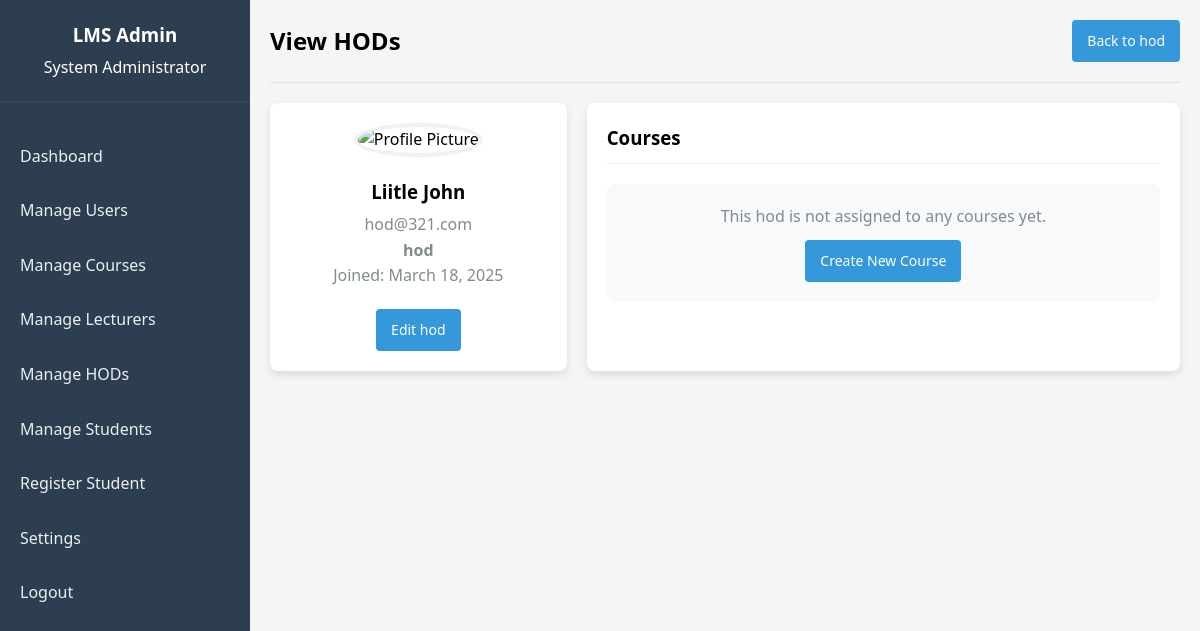
Screenshot of /admin/hod/view_hod.php?id=12 (signed in) with the database file from the repository.
### tables this page shows
CREATE TABLE `users` (
  `user_id` int(11) NOT NULL,
  `email` varchar(100) NOT NULL,
  `password` varchar(255) NOT NULL,
  `role` enum('admin','lecturer','student','hod') DEFAULT NULL,
  `first_name` varchar(50) NOT NULL,
  `last_name` varchar(50) NOT NULL,
  `profile_picture` varchar(255) DEFAULT NULL,
  `created_at` timestamp NOT NULL DEFAULT current_timestamp(),
  `updated_at` timestamp NOT NULL DEFAULT current_timestamp() ON UPDATE current_timestamp()
);

### admin/hod/view_hod.php (the view, shortened to what this page needs)
<?php
require_once '../../config.php';
$hodId = $_GET['id'];
$stmt = $conn->prepare("
    SELECT user_id, email, first_name, last_name, created_at, profile_picture
    FROM users
    WHERE user_id = ? AND role = 'hod'
");
$stmt->bind_param("i", $hodId);
$stmt->execute();
$result = $stmt->get_result();
$hod = $result->fetch_assoc();
$pageTitle = "View HODs";
?>
<!DOCTYPE html>
<html lang="en">
<head>
    <link rel="stylesheet" href="../../assets/css/style.css">
</head>
<body>
    <div class="dashboard-container">
        <div class="sidebar">
            <div class="sidebar-header">
                <h3>LMS Admin</h3>
                <p><?php echo $_SESSION['first_name'] . ' ' . $_SESSION['last_name']; ?></p>
            </div>
            <ul class="sidebar-menu">
                <li><a href="../dashboard.php">Dashboard</a></li>
                <li><a href="../users.php">Manage Users</a></li>
                <li><a href="../courses.php">Manage Courses</a></li>
                <li><a href="../lecturers.php">Manage Lecturers</a></li>
                <li><a href="hod.php">Manage HODs</a></li>
                <li><a href="../student/students.php">Manage Students</a></li>
                <li><a href="../students/register_student.php">Register Student</a></li>
                <li><a href="../settings.php">Settings</a></li>
                <li><a href="../../logout.php">Logout</a></li>
            </ul>
        </div>
        <div class="main-content">
            <div class="header">
                <h2><?php echo $pageTitle; ?></h2>
                <a href="hod.php" class="btn">Back to hod</a>
            </div>
            <div class="profile-container">
                <div class="profile-sidebar">
                    <img src="<?php echo !empty($hod['profile_picture']) ? $hod['profile_picture'] : '../../assets/images/default-profile.png'; ?>" alt="Profile Picture" class="profile-picture">
                    <div class="profile-details">
                        <h3><?php echo $hod['first_name'] . ' ' . $hod['last_name']; ?></h3>
                        <p><?php echo $hod['email']; ?></p>
                        <p><strong>hod</strong></p>
                        <p>Joined: <?php echo date('F j, Y', strtotime($hod['created_at'])); ?></p>
                    </div>
                    <div class="profile-action">
                        <a href="edit_hod.php?id=<?php echo $hod['user_id']; ?>" class="btn">Edit hod</a>
                    </div>
                </div>
                <div class="profile-main">
                    <h3 class="section-title">Courses</h3>
                    <!-- <?php if ($coursesResult->num_rows > 0): ?>
                        <?php while ($course = $coursesResult->fetch_assoc()): ?>
                            <div class="course-item">
                                <div class="course-header">
                                    <span class="course-code"><?php echo $course['course_code']; ?></span>
                                    <span class="course-date">Created: <?php echo date('M j, Y', strtotime($course['created_at'])); ?></span>
                                </div>
                                <h4><?php echo $course['title']; ?></h4>
                                <div style="margin-top: 10px;">
                                    <a href="view_course.php?id=<?php echo $course['course_id']; ?>" class="btn btn-sm" style="background-color: #2ecc71;">View Course</a>
                                </div>
                            </div>
                        <?php endwhile; ?>
                    <?php else: ?> -->
                        <div class="no-courses">
                            <p>This hod is not assigned to any courses yet.</p>
                            <a href="create_course.php" class="btn" style="margin-top: 10px;">Create New Course</a>
                        </div>
                    <?php endif; ?>
                </div>
            </div>
        </div>
    </div>
</body>
</html>

### assets/css/style.css (style rules this page uses)
* { margin: 0; padding: 0; box-sizing: border-box; font-family: 'Segoe UI', Tahoma, Geneva, Verdana, sans-serif; }
body { background-color: #f5f5f5; line-height: 1.6; }
a { text-decoration: none; }
.dashboard-container { display: flex; min-height: 100vh; }
.sidebar { width: 250px; background-color: #2c3e50; color: white; padding: 20px 0; position: fixed; height: 100vh; overflow-y: auto; }
.sidebar-header { padding: 0 20px 20px; border-bottom: 1px solid #34495e; text-align: center; }
.sidebar-header h3 { margin-bottom: 5px; }
.sidebar-menu { list-style: none; padding: 0; margin: 30px 0; }
.sidebar-menu li { margin-bottom: 5px; }
.sidebar-menu a { display: block; color: #ecf0f1; text-decoration: none; padding: 12px 20px; transition: all 0.3s; }
.main-content { flex: 1; padding: 20px; margin-left: 250px; background-color: #f5f5f5; }
.header { display: flex; justify-content: space-between; align-items: center; padding-bottom: 20px; border-bottom: 1px solid #e0e0e0; margin-bottom: 20px; }
.btn { background-color: #3498db; color: white; border: none; padding: 10px 15px; border-radius: 4px; cursor: pointer; text-decoration: none; display: inline-block; font-size: 14px; }

### admin/hod/view_hod.php (style rules this page uses)
.profile-container { display: grid; grid-template-columns: 1fr 2fr; gap: 20px; }
.profile-sidebar { background-color: white; border-radius: 8px; box-shadow: 0 4px 8px rgba(0, 0, 0, 0.1); padding: 20px; text-align: center; }
.profile-picture { width: 150px; height: 150px; border-radius: 50%; object-fit: cover; margin: 0 auto 20px; border: 4px solid #f1f1f1; }
.profile-details { text-align: center; margin-bottom: 20px; }
.profile-details h3 { margin-bottom: 5px; }
.profile-details p { color: #7f8c8d; }
.profile-action { margin-top: 20px; }
.profile-main { background-color: white; border-radius: 8px; box-shadow: 0 4px 8px rgba(0, 0, 0, 0.1); padding: 20px; }
.section-title { margin-bottom: 20px; padding-bottom: 10px; border-bottom: 1px solid #f1f1f1; }
.no-courses { padding: 20px; text-align: center; color: #7f8c8d; background-color: #f8f9fa; border-radius: 8px; }

### rows the page displays
users: first_name "Liitle", last_name "John", email "hod@321.com", created_at "March 18, 2025"

### other values shown
$_SESSION['first_name'] "System"
$_SESSION['last_name'] "Administrator"
$pageTitle "View HODs"
